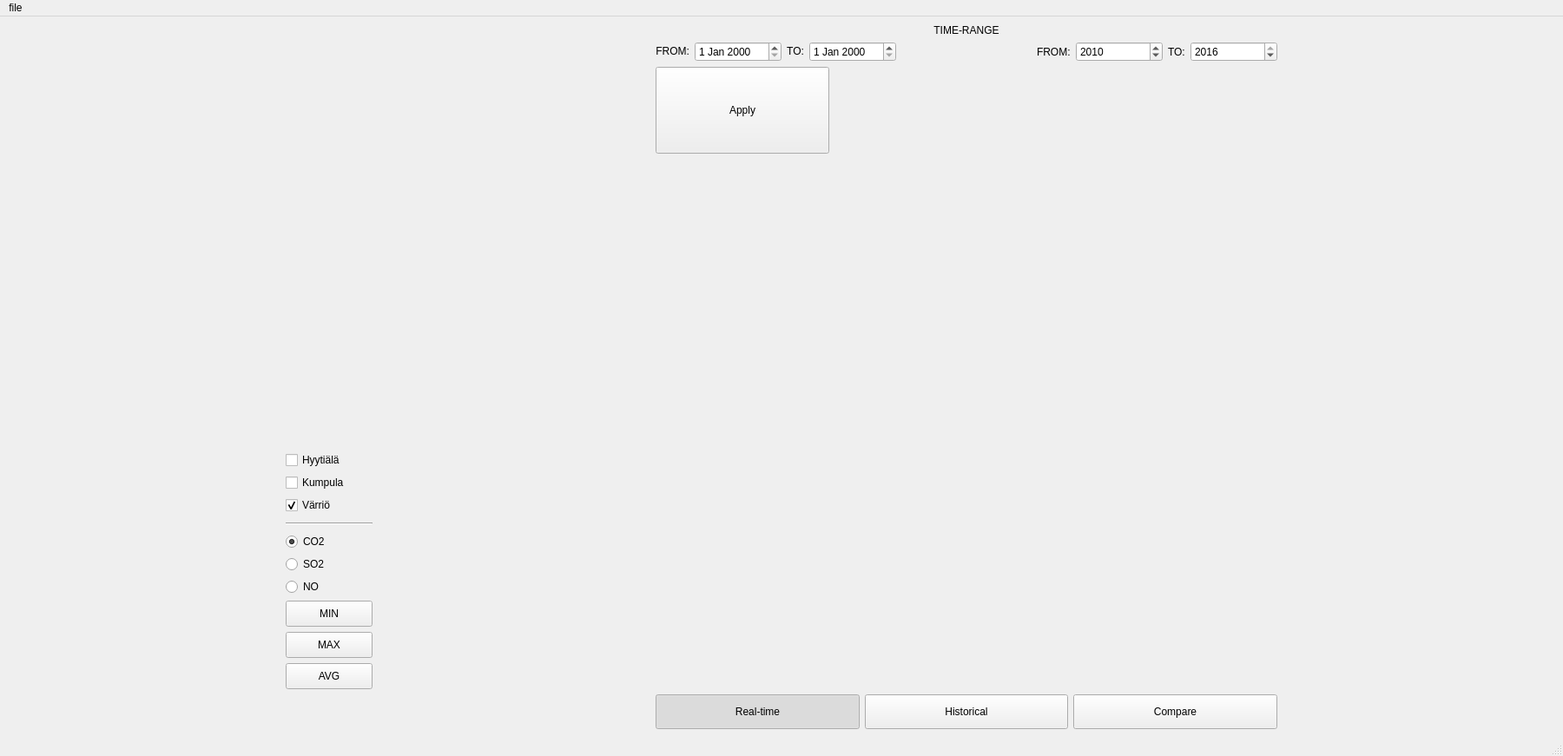
<?xml version="1.0" encoding="UTF-8"?>
<ui version="4.0">
 <class>MainWindow</class>
 <widget class="QMainWindow" name="MainWindow">
  <property name="geometry">
   <rect>
    <x>0</x>
    <y>0</y>
    <width>1800</width>
    <height>871</height>
   </rect>
  </property>
  <property name="sizePolicy">
   <sizepolicy hsizetype="Expanding" vsizetype="Expanding">
    <horstretch>0</horstretch>
    <verstretch>0</verstretch>
   </sizepolicy>
  </property>
  <property name="windowTitle">
   <string>Greenhouse gas monitor</string>
  </property>
  <widget class="QWidget" name="centralwidget">
   <property name="sizePolicy">
    <sizepolicy hsizetype="Preferred" vsizetype="Preferred">
     <horstretch>0</horstretch>
     <verstretch>0</verstretch>
    </sizepolicy>
   </property>
   <layout class="QGridLayout" name="gridLayout_2">
    <item row="0" column="0">
     <layout class="QGridLayout" name="gridLayout">
      <property name="sizeConstraint">
       <enum>QLayout::SetMaximumSize</enum>
      </property>
      <property name="spacing">
       <number>6</number>
      </property>
      <item row="2" column="2">
       <layout class="QHBoxLayout" name="chartChoiceLayout">
        <item>
         <widget class="QPushButton" name="realTimeBut">
          <property name="minimumSize">
           <size>
            <width>0</width>
            <height>40</height>
           </size>
          </property>
          <property name="text">
           <string>Real-time</string>
          </property>
          <property name="checkable">
           <bool>true</bool>
          </property>
          <property name="checked">
           <bool>true</bool>
          </property>
         </widget>
        </item>
        <item>
         <widget class="QPushButton" name="historicalBut">
          <property name="enabled">
           <bool>true</bool>
          </property>
          <property name="minimumSize">
           <size>
            <width>0</width>
            <height>40</height>
           </size>
          </property>
          <property name="text">
           <string>Historical</string>
          </property>
          <property name="checkable">
           <bool>true</bool>
          </property>
         </widget>
        </item>
        <item>
         <widget class="QPushButton" name="compareBut">
          <property name="enabled">
           <bool>true</bool>
          </property>
          <property name="minimumSize">
           <size>
            <width>0</width>
            <height>40</height>
           </size>
          </property>
          <property name="text">
           <string>Compare</string>
          </property>
          <property name="checkable">
           <bool>true</bool>
          </property>
         </widget>
        </item>
       </layout>
      </item>
      <item row="1" column="4">
       <layout class="QVBoxLayout" name="rightControlLayout"/>
      </item>
      <item row="0" column="2">
       <layout class="QHBoxLayout" name="aggregTimeRangeLayout">
        <property name="sizeConstraint">
         <enum>QLayout::SetFixedSize</enum>
        </property>
        <item>
         <layout class="QVBoxLayout" name="timeRangeLayout">
          <property name="sizeConstraint">
           <enum>QLayout::SetFixedSize</enum>
          </property>
          <item>
           <layout class="QHBoxLayout" name="horizontalLayout_4">
            <property name="sizeConstraint">
             <enum>QLayout::SetFixedSize</enum>
            </property>
           </layout>
          </item>
          <item>
           <widget class="QLabel" name="timeRangeLabel">
            <property name="sizePolicy">
             <sizepolicy hsizetype="Preferred" vsizetype="Fixed">
              <horstretch>0</horstretch>
              <verstretch>0</verstretch>
             </sizepolicy>
            </property>
            <property name="text">
             <string>TIME-RANGE</string>
            </property>
            <property name="alignment">
             <set>Qt::AlignBottom|Qt::AlignHCenter</set>
            </property>
           </widget>
          </item>
          <item>
           <layout class="QHBoxLayout" name="dateEditLayout">
            <property name="sizeConstraint">
             <enum>QLayout::SetFixedSize</enum>
            </property>
            <item>
             <widget class="QLabel" name="realTimeFromLabel">
              <property name="sizePolicy">
               <sizepolicy hsizetype="Preferred" vsizetype="Fixed">
                <horstretch>0</horstretch>
                <verstretch>0</verstretch>
               </sizepolicy>
              </property>
              <property name="text">
               <string>FROM:</string>
              </property>
              <property name="alignment">
               <set>Qt::AlignRight|Qt::AlignTop|Qt::AlignTrailing</set>
              </property>
              <property name="margin">
               <number>10</number>
              </property>
             </widget>
            </item>
            <item>
             <widget class="QDateEdit" name="realTimeStartDateEdit">
              <property name="enabled">
               <bool>true</bool>
              </property>
              <property name="sizePolicy">
               <sizepolicy hsizetype="Preferred" vsizetype="Fixed">
                <horstretch>0</horstretch>
                <verstretch>0</verstretch>
               </sizepolicy>
              </property>
              <property name="minimumSize">
               <size>
                <width>100</width>
                <height>0</height>
               </size>
              </property>
              <property name="maximumSize">
               <size>
                <width>150</width>
                <height>16777215</height>
               </size>
              </property>
             </widget>
            </item>
            <item>
             <widget class="QLabel" name="realTimeToLabel">
              <property name="sizePolicy">
               <sizepolicy hsizetype="Preferred" vsizetype="Fixed">
                <horstretch>0</horstretch>
                <verstretch>0</verstretch>
               </sizepolicy>
              </property>
              <property name="text">
               <string>TO:</string>
              </property>
              <property name="alignment">
               <set>Qt::AlignRight|Qt::AlignTop|Qt::AlignTrailing</set>
              </property>
              <property name="margin">
               <number>10</number>
              </property>
             </widget>
            </item>
            <item>
             <widget class="QDateEdit" name="realTimeEndDateEdit">
              <property name="enabled">
               <bool>true</bool>
              </property>
              <property name="sizePolicy">
               <sizepolicy hsizetype="Preferred" vsizetype="Fixed">
                <horstretch>0</horstretch>
                <verstretch>0</verstretch>
               </sizepolicy>
              </property>
              <property name="minimumSize">
               <size>
                <width>100</width>
                <height>0</height>
               </size>
              </property>
              <property name="maximumSize">
               <size>
                <width>150</width>
                <height>16777215</height>
               </size>
              </property>
             </widget>
            </item>
            <item>
             <widget class="QLabel" name="bufferLabel">
              <property name="minimumSize">
               <size>
                <width>150</width>
                <height>0</height>
               </size>
              </property>
              <property name="text">
               <string/>
              </property>
              <property name="margin">
               <number>0</number>
              </property>
             </widget>
            </item>
            <item>
             <widget class="QLabel" name="historicalFromLabel">
              <property name="text">
               <string>FROM:</string>
              </property>
              <property name="margin">
               <number>10</number>
              </property>
             </widget>
            </item>
            <item>
             <widget class="QDateEdit" name="historicalStartDateEdit">
              <property name="sizePolicy">
               <sizepolicy hsizetype="Minimum" vsizetype="Fixed">
                <horstretch>50</horstretch>
                <verstretch>0</verstretch>
               </sizepolicy>
              </property>
              <property name="minimumSize">
               <size>
                <width>100</width>
                <height>0</height>
               </size>
              </property>
              <property name="dateTime">
               <datetime>
                <hour>0</hour>
                <minute>0</minute>
                <second>0</second>
                <year>2010</year>
                <month>1</month>
                <day>1</day>
               </datetime>
              </property>
              <property name="displayFormat">
               <string>yyyy</string>
              </property>
             </widget>
            </item>
            <item>
             <widget class="QLabel" name="historicalToLabel">
              <property name="text">
               <string>TO:</string>
              </property>
              <property name="margin">
               <number>10</number>
              </property>
             </widget>
            </item>
            <item>
             <widget class="QDateEdit" name="historicalEndDateEdit">
              <property name="sizePolicy">
               <sizepolicy hsizetype="Minimum" vsizetype="Fixed">
                <horstretch>50</horstretch>
                <verstretch>0</verstretch>
               </sizepolicy>
              </property>
              <property name="minimumSize">
               <size>
                <width>100</width>
                <height>0</height>
               </size>
              </property>
              <property name="dateTime">
               <datetime>
                <hour>0</hour>
                <minute>0</minute>
                <second>0</second>
                <year>2016</year>
                <month>12</month>
                <day>31</day>
               </datetime>
              </property>
              <property name="maximumDate">
               <date>
                <year>2016</year>
                <month>12</month>
                <day>31</day>
               </date>
              </property>
              <property name="minimumDate">
               <date>
                <year>1970</year>
                <month>1</month>
                <day>1</day>
               </date>
              </property>
              <property name="displayFormat">
               <string>yyyy</string>
              </property>
             </widget>
            </item>
           </layout>
          </item>
          <item>
           <widget class="QPushButton" name="applyBut">
            <property name="minimumSize">
             <size>
              <width>150</width>
              <height>50</height>
             </size>
            </property>
            <property name="maximumSize">
             <size>
              <width>200</width>
              <height>100</height>
             </size>
            </property>
            <property name="contextMenuPolicy">
             <enum>Qt::PreventContextMenu</enum>
            </property>
            <property name="layoutDirection">
             <enum>Qt::LeftToRight</enum>
            </property>
            <property name="text">
             <string>Apply</string>
            </property>
           </widget>
          </item>
          <item>
           <widget class="QLabel" name="dateWarnLabel">
            <property name="maximumSize">
             <size>
              <width>400</width>
              <height>16777215</height>
             </size>
            </property>
            <property name="frameShadow">
             <enum>QFrame::Plain</enum>
            </property>
            <property name="text">
             <string/>
            </property>
            <property name="alignment">
             <set>Qt::AlignCenter</set>
            </property>
           </widget>
          </item>
         </layout>
        </item>
       </layout>
      </item>
      <item row="1" column="0">
       <layout class="QVBoxLayout" name="leftControlLayout">
        <item>
         <layout class="QVBoxLayout" name="realTimeStationLayout">
          <item>
           <widget class="QCheckBox" name="hyyCheckBox">
            <property name="enabled">
             <bool>true</bool>
            </property>
            <property name="sizePolicy">
             <sizepolicy hsizetype="Preferred" vsizetype="Fixed">
              <horstretch>0</horstretch>
              <verstretch>0</verstretch>
             </sizepolicy>
            </property>
            <property name="maximumSize">
             <size>
              <width>16777215</width>
              <height>16777215</height>
             </size>
            </property>
            <property name="text">
             <string>Hyytiälä</string>
            </property>
            <property name="checked">
             <bool>false</bool>
            </property>
           </widget>
          </item>
          <item>
           <widget class="QCheckBox" name="kumCheckBox">
            <property name="enabled">
             <bool>true</bool>
            </property>
            <property name="sizePolicy">
             <sizepolicy hsizetype="Preferred" vsizetype="Fixed">
              <horstretch>0</horstretch>
              <verstretch>0</verstretch>
             </sizepolicy>
            </property>
            <property name="text">
             <string>Kumpula</string>
            </property>
           </widget>
          </item>
          <item>
           <widget class="QCheckBox" name="varCheckBox">
            <property name="enabled">
             <bool>true</bool>
            </property>
            <property name="sizePolicy">
             <sizepolicy hsizetype="Preferred" vsizetype="Fixed">
              <horstretch>0</horstretch>
              <verstretch>0</verstretch>
             </sizepolicy>
            </property>
            <property name="text">
             <string>Värriö</string>
            </property>
            <property name="checked">
             <bool>true</bool>
            </property>
           </widget>
          </item>
         </layout>
        </item>
        <item>
         <layout class="QVBoxLayout" name="realTimeGasOptionLayout">
          <item>
           <widget class="Line" name="line">
            <property name="sizePolicy">
             <sizepolicy hsizetype="Minimum" vsizetype="Fixed">
              <horstretch>0</horstretch>
              <verstretch>0</verstretch>
             </sizepolicy>
            </property>
            <property name="minimumSize">
             <size>
              <width>10</width>
              <height>10</height>
             </size>
            </property>
            <property name="sizeIncrement">
             <size>
              <width>0</width>
              <height>0</height>
             </size>
            </property>
            <property name="baseSize">
             <size>
              <width>0</width>
              <height>0</height>
             </size>
            </property>
            <property name="frameShadow">
             <enum>QFrame::Sunken</enum>
            </property>
            <property name="orientation">
             <enum>Qt::Horizontal</enum>
            </property>
           </widget>
          </item>
          <item>
           <widget class="QRadioButton" name="co2RadioBut">
            <property name="text">
             <string>CO2</string>
            </property>
            <property name="checked">
             <bool>true</bool>
            </property>
            <property name="autoExclusive">
             <bool>true</bool>
            </property>
           </widget>
          </item>
          <item>
           <widget class="QRadioButton" name="so2RadioBut">
            <property name="text">
             <string>SO2</string>
            </property>
           </widget>
          </item>
          <item>
           <widget class="QRadioButton" name="noRadioBut">
            <property name="text">
             <string>NO</string>
            </property>
           </widget>
          </item>
         </layout>
        </item>
        <item>
         <layout class="QVBoxLayout" name="aggregationButLayout">
          <item>
           <widget class="QPushButton" name="minBut">
            <property name="enabled">
             <bool>true</bool>
            </property>
            <property name="sizePolicy">
             <sizepolicy hsizetype="Fixed" vsizetype="Fixed">
              <horstretch>0</horstretch>
              <verstretch>0</verstretch>
             </sizepolicy>
            </property>
            <property name="maximumSize">
             <size>
              <width>100</width>
              <height>30</height>
             </size>
            </property>
            <property name="text">
             <string>MIN</string>
            </property>
            <property name="iconSize">
             <size>
              <width>16</width>
              <height>16</height>
             </size>
            </property>
            <property name="checkable">
             <bool>true</bool>
            </property>
            <property name="checked">
             <bool>false</bool>
            </property>
           </widget>
          </item>
          <item>
           <widget class="QPushButton" name="maxBut">
            <property name="enabled">
             <bool>true</bool>
            </property>
            <property name="sizePolicy">
             <sizepolicy hsizetype="Fixed" vsizetype="Fixed">
              <horstretch>0</horstretch>
              <verstretch>0</verstretch>
             </sizepolicy>
            </property>
            <property name="maximumSize">
             <size>
              <width>100</width>
              <height>30</height>
             </size>
            </property>
            <property name="autoFillBackground">
             <bool>false</bool>
            </property>
            <property name="text">
             <string>MAX</string>
            </property>
            <property name="iconSize">
             <size>
              <width>16</width>
              <height>16</height>
             </size>
            </property>
            <property name="checkable">
             <bool>true</bool>
            </property>
           </widget>
          </item>
          <item>
           <widget class="QPushButton" name="avgBut">
            <property name="enabled">
             <bool>true</bool>
            </property>
            <property name="sizePolicy">
             <sizepolicy hsizetype="Fixed" vsizetype="Fixed">
              <horstretch>0</horstretch>
              <verstretch>0</verstretch>
             </sizepolicy>
            </property>
            <property name="maximumSize">
             <size>
              <width>100</width>
              <height>30</height>
             </size>
            </property>
            <property name="text">
             <string>AVG</string>
            </property>
            <property name="iconSize">
             <size>
              <width>16</width>
              <height>16</height>
             </size>
            </property>
            <property name="checkable">
             <bool>true</bool>
            </property>
           </widget>
          </item>
         </layout>
        </item>
       </layout>
      </item>
      <item row="1" column="2">
       <layout class="QHBoxLayout" name="chartLayout">
        <property name="sizeConstraint">
         <enum>QLayout::SetMaximumSize</enum>
        </property>
       </layout>
      </item>
     </layout>
    </item>
   </layout>
  </widget>
  <widget class="QMenuBar" name="menubar">
   <property name="geometry">
    <rect>
     <x>0</x>
     <y>0</y>
     <width>1800</width>
     <height>21</height>
    </rect>
   </property>
   <widget class="QMenu" name="menuFile">
    <property name="title">
     <string>file</string>
    </property>
    <addaction name="actionSaveCurrentSettings"/>
    <addaction name="actionLoadSettings"/>
    <addaction name="actionsave_chart_as_image"/>
   </widget>
   <addaction name="menuFile"/>
  </widget>
  <widget class="QStatusBar" name="statusbar"/>
  <action name="actionSaveCurrentSettings">
   <property name="text">
    <string>save current settings</string>
   </property>
  </action>
  <action name="actionAbout">
   <property name="text">
    <string>about</string>
   </property>
  </action>
  <action name="actionLoadSettings">
   <property name="text">
    <string>load settings</string>
   </property>
  </action>
  <action name="actionsave_chart_as_image">
   <property name="text">
    <string>save chart as image</string>
   </property>
  </action>
 </widget>
 <resources/>
 <connections/>
</ui>
